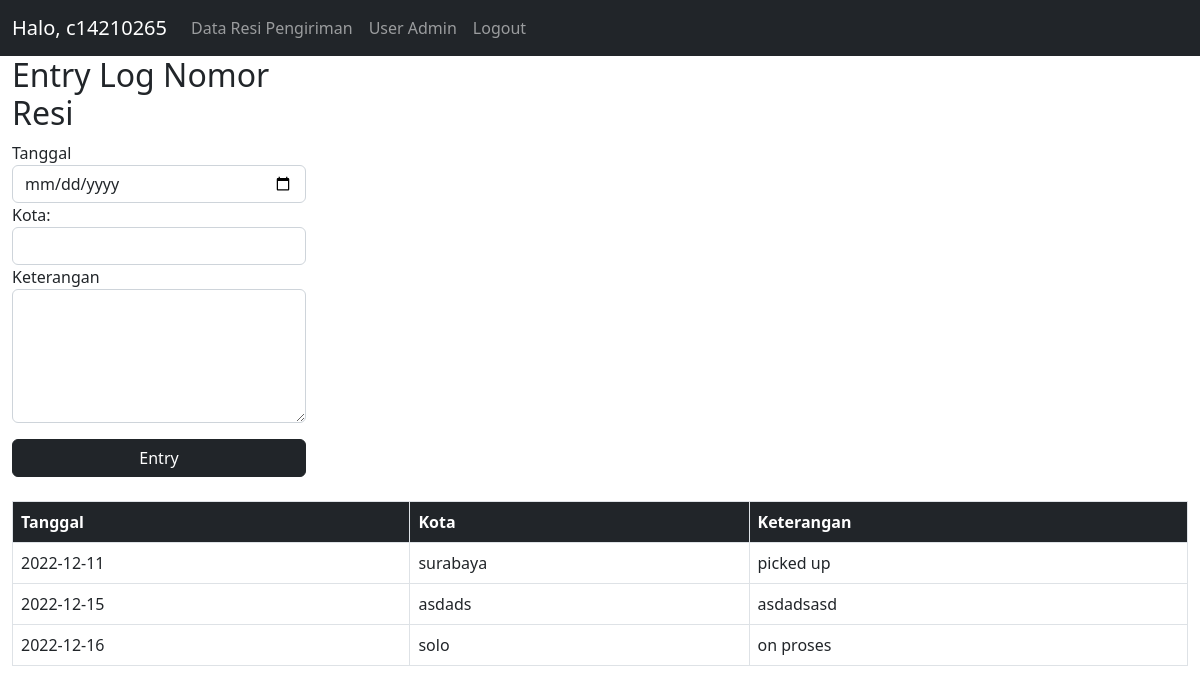
Page /admin/entryLogPage.php?resi=RS-001 (signed in) on the committed database.
### tables this page shows
CREATE TABLE `detail_pengiriman` (
  `nomor_resi` varchar(10) NOT NULL,
  `tanggal` date NOT NULL,
  `kota` varchar(30) NOT NULL,
  `keterangan` varchar(50) NOT NULL
);

### admin/entryLogPage.php (the view, shortened to what this page needs)
<?php
require("../connect.php");
$username = $_SESSION['username'];
$resi = strtoupper($_GET['resi']);
$stmt = $conn->prepare("SELECT * FROM detail_pengiriman WHERE nomor_resi = '$resi' ORDER BY tanggal");
$stmt->execute();
$result = $stmt->fetchAll(PDO::FETCH_ASSOC);
?>
<!DOCTYPE html>
<html lang="en">
<head>
    <link href="https://cdn.jsdelivr.net/npm/bootstrap@5.2.3/dist/css/bootstrap.min.css" rel="stylesheet">
</head>
<body>
    <nav class="navbar navbar-dark navbar-expand-lg bg-dark">
        <div class="container-fluid">
            <a class="navbar-brand" href="#">Halo, <?= $username; ?></a>
            <div class="collapse navbar-collapse" id="navbarNavAltMarkup">
                <div class="navbar-nav">
                    <a class="nav-link" aria-current="page" href="index.php">Data Resi Pengiriman</a>
                    <a class="nav-link" href="#">User Admin</a>
                    <a class="nav-link" href="logout.php">Logout</a>
                </div>
            </div>
        </div>
    </nav>
    <div class="container-fluid d-flex flex-column">
        <div class="w-25 mb-2">
            <div>
                <h2>Entry Log Nomor Resi</h2>
            </div>
            <form action="" id="entry-log" method="POST">
                <label for="tanggal">Tanggal</label>
                <input type="date" name="tanggal" id="tanggal" class="form-control">
                <label for="resi">Kota:</label>
                <input type="text" class="form-control" name="kota" id="kota">
                <label for="keterangan">Keterangan</label>
                <textarea name="keterangan" id="keterangan"  rows="5" class="form-control"></textarea>
                <div class="d-grid gap-2 mt-3">
                    <button type="submit" class="btn btn-dark" name="submit" id="submit-log">Entry</button>
                </div>
            </form>
        </div>
        <div class="table-log mt-3">
            <table class="table table-bordered">
                <thead class="bg-dark text-white">
                    <th>Tanggal</th>
                    <th>Kota</th>
                    <th>Keterangan</th>
                </thead>
                <tbody>
                    <?php foreach ($result as $row) : ?>
                        <tr>
                            <td><?= $row['tanggal']; ?></td>
                            <td><?= $row['kota']; ?></td>
                            <td><?= $row['keterangan']; ?></td>
                        </tr>
                    <?php endforeach; ?>
                </tbody>
            </table>
        </div>
    </div>
</body>
</html>

### rows in the picture
detail_pengiriman: tanggal "2022-12-11", kota "surabaya", keterangan "picked up"
detail_pengiriman: tanggal "2022-12-15", kota "asdads", keterangan "asdadsasd"
detail_pengiriman: tanggal "2022-12-16", kota "solo", keterangan "on proses"

### other values in the picture
$username "c14210265"
